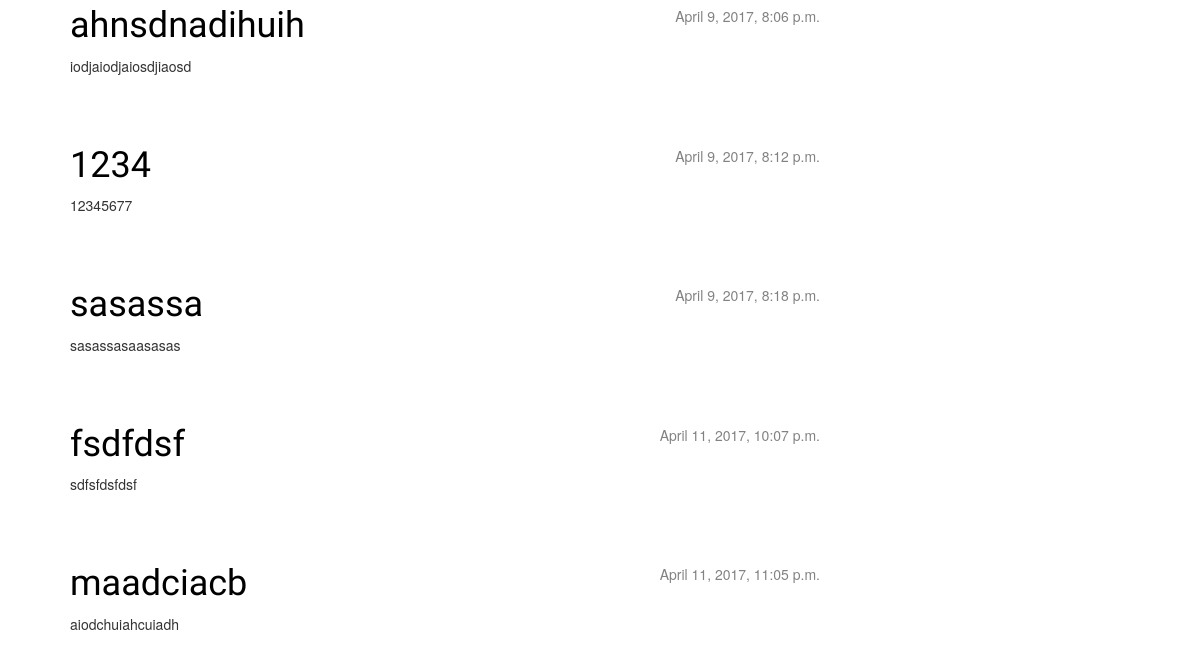
Before: / (lower part) with the older database file.
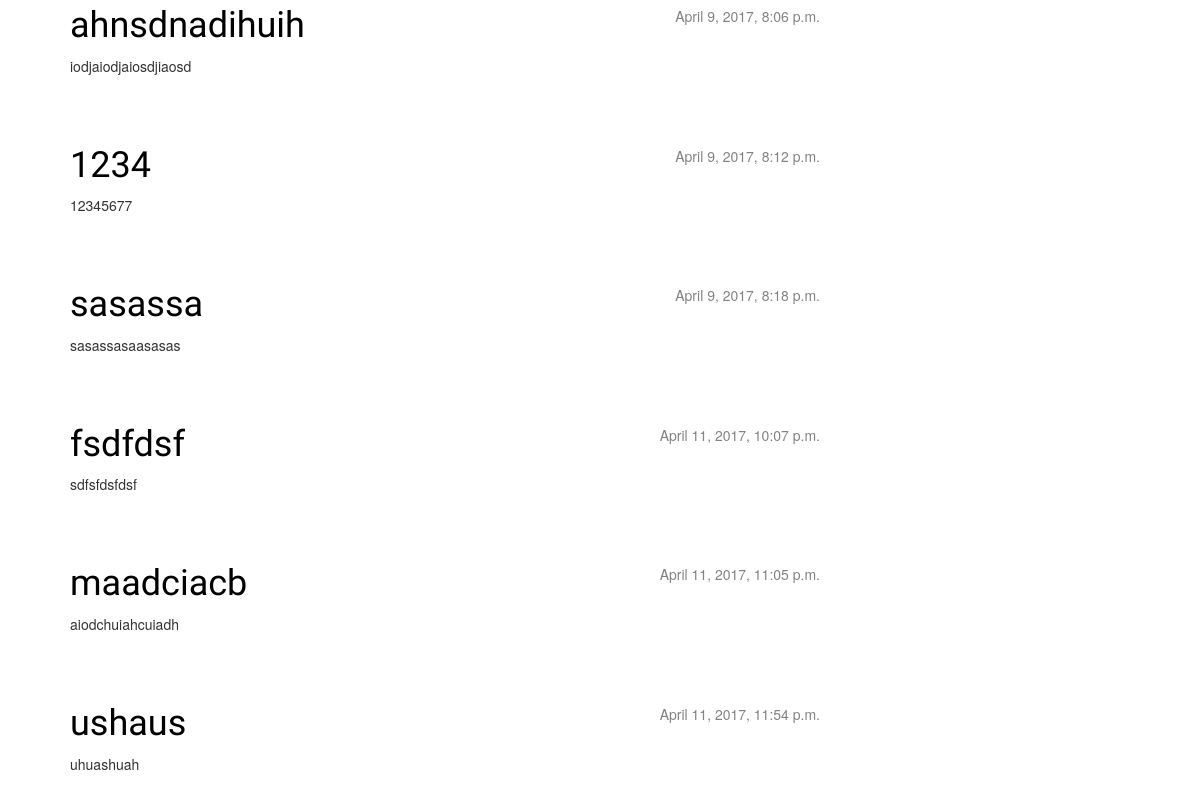
After: the same page with the newer database file.
### blog/models.py (models this page shows, shortened)
class Post(models.Model):
    author = models.ForeignKey('auth.User')
    title = models.CharField(max_length=200)
    text = models.TextField()
    created_date = models.DateTimeField(
            default=timezone.now)
    published_date = models.DateTimeField(
            blank=True, null=True)

### blog/views.py (the view)
# urls.py: url(r'^$', views.post_list),
def post_list(request):
    posts = Post.objects.filter(published_date__lte=timezone.now()).order_by('published_date')
    return render(request, 'blog/post_list.html', {'posts': posts})

### blog/templates/blog/post_list.html (shortened to what this page needs)
<!DOCTYPE html>
{% extends 'blog/base.html' %}
{% load staticfiles %}
    {% block content %}
    {% for post in posts %}
        <div class="post">
            <div class="date">
                {{ post.published_date }}
            </div>
            <h1><a href="{% url 'post_detail' pk=post.pk %}">{{ post.title }}</a></h1>
            <p>{{ post.text|linebreaksbr }}</p>
        </div>
    {% endfor %}
    {% endblock content %}

Changed rows visible on the page:
added Post: published_date "April 11, 2017, 11:54 p.m.", title "ushaus", text "uhuashuah"
